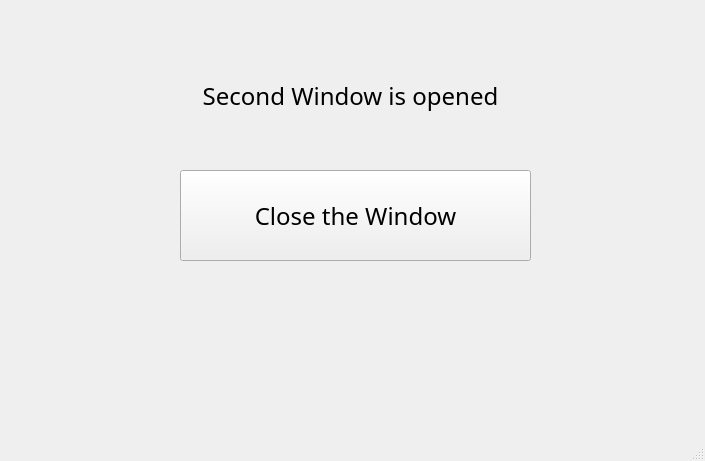
<?xml version="1.0" encoding="UTF-8"?>
<ui version="4.0">
 <class>MainWindow</class>
 <widget class="QMainWindow" name="MainWindow">
  <property name="geometry">
   <rect>
    <x>0</x>
    <y>0</y>
    <width>705</width>
    <height>461</height>
   </rect>
  </property>
  <property name="windowTitle">
   <string>MainWindow</string>
  </property>
  <widget class="QWidget" name="centralwidget">
   <widget class="QLabel" name="label">
    <property name="geometry">
     <rect>
      <x>70</x>
      <y>50</y>
      <width>561</width>
      <height>91</height>
     </rect>
    </property>
    <property name="font">
     <font>
      <family>Agency FB</family>
      <pointsize>18</pointsize>
     </font>
    </property>
    <property name="text">
     <string>Second Window is opened</string>
    </property>
    <property name="alignment">
     <set>Qt::AlignCenter</set>
    </property>
   </widget>
   <widget class="QPushButton" name="pushButton">
    <property name="geometry">
     <rect>
      <x>180</x>
      <y>170</y>
      <width>351</width>
      <height>91</height>
     </rect>
    </property>
    <property name="font">
     <font>
      <family>Agency FB</family>
      <pointsize>18</pointsize>
     </font>
    </property>
    <property name="text">
     <string>Close the Window</string>
    </property>
   </widget>
  </widget>
  <widget class="QMenuBar" name="menubar">
   <property name="geometry">
    <rect>
     <x>0</x>
     <y>0</y>
     <width>705</width>
     <height>26</height>
    </rect>
   </property>
  </widget>
  <widget class="QStatusBar" name="statusbar"/>
 </widget>
 <resources/>
 <connections/>
</ui>
